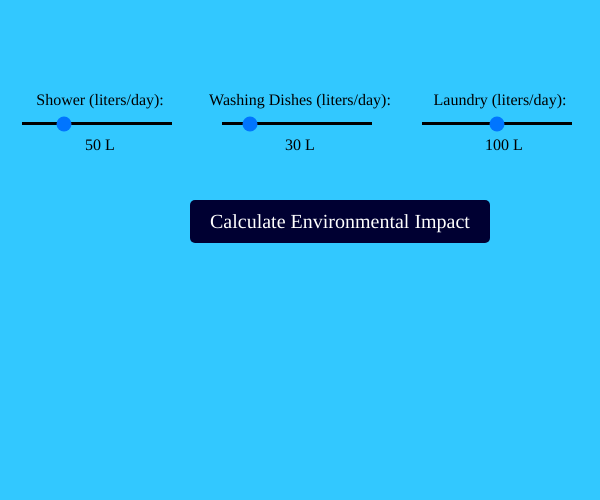
Frame 1 (no input)
Frame 60 (no input): identical to frame 1, image omitted
Frame 120 (the mouse pressed at the canvas centre since frame 60): identical to frame 1, image omitted

The p5.js sketch that drew this single still picture (run headless with seeded random() and noise() and a simulated clock; from frame 60 on, the mouse is pressed at the canvas centre):

// p5.js sketch
// ── sketch.js
let showerSlider, dishesSlider, laundrySlider;
let resultText, showerValueText, dishesValueText, laundryValueText;
let bgColor, sliderColor, buttonColor, resultColor;

function setup() {
  createCanvas(600, 500);
  

  bgColor = color(50, 200, 255);  
  buttonColor = color(0,0,50); 
  resultColor = color(0,0, 0); 
  
  background(bgColor);
  textFont('Bebas Neue');
  textAlign(CENTER);
  textSize(16);

  //shower water usage
  fill(0);
  text('Shower (liters/day):', width / 6, 105);
  showerSlider = createSlider(0, 200, 50);
  showerSlider.position(width / 6-80, 120);
  showerSlider.style('-webkit-appearance', 'none');
  showerSlider.style('background-color', 'black');
  showerSlider.style('thumb-style', 'black');
  showerSlider.style('height', '3px');
  showerSlider.style('width', '150px');
  showerSlider.style('cursor', 'pointer');
  
  showerValueText = createP(`${showerSlider.value()}L`);
  showerValueText.position(showerSlider.x + showerSlider.width / 2 - 10, 120); 
  showerValueText.style('font-family','Bebas Neue');

  fill(0);
  text('Washing Dishes (liters/day):', width / 2, 105);
  dishesSlider = createSlider(0, 200, 30);
  dishesSlider.position(width / 2 - 80, 120);
  dishesSlider.style('-webkit-appearance', 'none');
  dishesSlider.style('background-color', 'black');
  dishesSlider.style('thumb-style', 'black');
  dishesSlider.style('height', '3px');
  dishesSlider.style('width', '150px');
  dishesSlider.style('cursor', 'pointer');

  // Display value for dishes slider
  dishesValueText = createP(`${dishesSlider.value()} L`);
  dishesValueText.position(dishesSlider.x + dishesSlider.width / 2 - 10, 120); // Centered beneath slider
  dishesValueText.style('font-family','Bebas Neue');
  
  // Input for laundry water usage
  fill(0);
  text('Laundry (liters/day):', 5 * width / 6, 105);
  laundrySlider = createSlider(0, 200, 100);
  laundrySlider.position(5 * width / 6 - 80, 120);
   laundrySlider.style('-webkit-appearance', 'none');
  laundrySlider.style('background-color', 'black');
 laundrySlider.style('thumb-style', 'black');
  laundrySlider.style('height', '3px');
  laundrySlider.style('width', '150px');
  laundrySlider.style('cursor', 'pointer');

  // Display value for laundry slider
  laundryValueText = createP(`${laundrySlider.value()} L`);
  laundryValueText.position(laundrySlider.x + laundrySlider.width / 2 - 10, 120); // Centered beneath slider
  laundryValueText.style('font-family', 'Bebas Neue');
  
  // Button to calculate water impact
  let calculateButton = createButton('Calculate Environmental Impact');
  calculateButton.position(width / 2-110 , 200);
  calculateButton.style('background-color', buttonColor);
  calculateButton.style('color', 'white');
  calculateButton.style('border', 'none');
  calculateButton.style('padding', '10px 20px');
  calculateButton.style('border-radius', '5px');
  calculateButton.style('font-size', '20px');
  calculateButton.style('font-family', 'Bebas Neue');
  calculateButton.mousePressed(calculateImpact);
  
  // Text to display the result
  resultText = createP('');
  resultText.position(30, 250);
  resultText.style('font-size', '18px');
  resultText.style('color', resultColor);
}

function draw() {
  showerValueText.html(`${showerSlider.value()} L`);
  dishesValueText.html(`${dishesSlider.value()} L`);
  laundryValueText.html(`${laundrySlider.value()} L`);
}

function calculateImpact() {
  let showerUsage = showerSlider.value();
  let dishesUsage = dishesSlider.value();
  let laundryUsage = laundrySlider.value();
  
  // Calculate total water usage
  let totalUsage = showerUsage + dishesUsage + laundryUsage;
  
  // Calculate environmental impact (example values)
  let waterPerAnimal = 500; // liters needed per animal per day
  let waterPerPlant = 20; // liters needed per plant per day
  
  let animalsSaved = totalUsage / waterPerAnimal;
  let plantsSaved = totalUsage / waterPerPlant;
  

  let impactMessage = `Your total daily water usage is ${totalUsage} liters.<br>` +
                      `By reducing your water usage, you could save approximately:<br>` +
                      `${animalsSaved.toFixed(2)} animals<br>` +
                      `${plantsSaved.toFixed(2)} plants<br>` +
                      `<br>Tips: Consider using water-saving devices and reducing your shower time.`;
  
  resultText.html(impactMessage);
}
